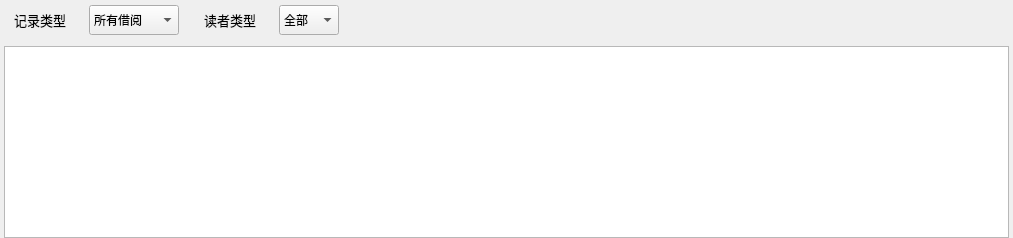
               <widget class="QWidget" name="page_mamager">
                <layout class="QGridLayout" name="gridLayout_65">
                 <property name="leftMargin">
                  <number>4</number>
                 </property>
                 <property name="topMargin">
                  <number>0</number>
                 </property>
                 <property name="rightMargin">
                  <number>4</number>
                 </property>
                 <property name="bottomMargin">
                  <number>0</number>
                 </property>
                 <property name="horizontalSpacing">
                  <number>0</number>
                 </property>
                 <item row="0" column="0">
                  <widget class="QWidget" name="widget__recordTop_2" native="true">
                   <property name="minimumSize">
                    <size>
                     <width>0</width>
                     <height>40</height>
                    </size>
                   </property>
                   <property name="maximumSize">
                    <size>
                     <width>16777215</width>
                     <height>40</height>
                    </size>
                   </property>
                   <layout class="QGridLayout" name="gridLayout_64">
                    <property name="leftMargin">
                     <number>0</number>
                    </property>
                    <property name="topMargin">
                     <number>0</number>
                    </property>
                    <property name="rightMargin">
                     <number>0</number>
                    </property>
                    <property name="bottomMargin">
                     <number>0</number>
                    </property>
                    <property name="spacing">
                     <number>0</number>
                    </property>
                    <item row="0" column="3">
                     <widget class="QComboBox" name="cBox_recordType_manager">
                      <property name="minimumSize">
                       <size>
                        <width>90</width>
                        <height>30</height>
                       </size>
                      </property>
                      <property name="maximumSize">
                       <size>
                        <width>90</width>
                        <height>16777215</height>
                       </size>
                      </property>
                      <property name="font">
                       <font>
                        <family>微软雅黑</family>
                        <pointsize>9</pointsize>
                        <bold>false</bold>
                       </font>
                      </property>
                      <item>
                       <property name="text">
                        <string>所有借阅</string>
                       </property>
                      </item>
                      <item>
                       <property name="text">
                        <string>当前借阅</string>
                       </property>
                      </item>
                      <item>
                       <property name="text">
                        <string>超期借阅</string>
                       </property>
                      </item>
                      <item>
                       <property name="text">
                        <string>遗失借阅</string>
                       </property>
                      </item>
                      <item>
                       <property name="text">
                        <string>被拒借阅</string>
                       </property>
                      </item>
                      <item>
                       <property name="text">
                        <string>历史借阅</string>
                       </property>
                      </item>
                     </widget>
                    </item>
                    <item row="0" column="7">
                     <widget class="QComboBox" name="cBox_recordReaderType_manager">
                      <property name="minimumSize">
                       <size>
                        <width>60</width>
                        <height>30</height>
                       </size>
                      </property>
                      <property name="maximumSize">
                       <size>
                        <width>60</width>
                        <height>16777215</height>
                       </size>
                      </property>
                      <property name="font">
                       <font>
                        <family>微软雅黑</family>
                        <pointsize>9</pointsize>
                        <bold>false</bold>
                       </font>
                      </property>
                      <item>
                       <property name="text">
                        <string>全部</string>
                       </property>
                      </item>
                      <item>
                       <property name="text">
                        <string>教师</string>
                       </property>
                      </item>
                      <item>
                       <property name="text">
                        <string>学生</string>
                       </property>
                      </item>
                     </widget>
                    </item>
                    <item row="0" column="4">
                     <spacer name="horizontalSpacer_39">
                      <property name="orientation">
                       <enum>Qt::Horizontal</enum>
                      </property>
                      <property name="sizeType">
                       <enum>QSizePolicy::Maximum</enum>
                      </property>
                      <property name="sizeHint" stdset="0">
                       <size>
                        <width>15</width>
                        <height>20</height>
                       </size>
                      </property>
                     </spacer>
                    </item>
                    <item row="0" column="2">
                     <widget class="QLabel" name="label_38">
                      <property name="minimumSize">
                       <size>
                        <width>75</width>
                        <height>40</height>
                       </size>
                      </property>
                      <property name="maximumSize">
                       <size>
                        <width>75</width>
                        <height>40</height>
                       </size>
                      </property>
                      <property name="font">
                       <font>
                        <family>微软雅黑</family>
                        <pointsize>10</pointsize>
                        <bold>false</bold>
                       </font>
                      </property>
                      <property name="text">
                       <string>记录类型</string>
                      </property>
                     </widget>
                    </item>
                    <item row="0" column="8">
                     <spacer name="horizontalSpacer_42">
                      <property name="orientation">
                       <enum>Qt::Horizontal</enum>
                      </property>
                      <property name="sizeType">
                       <enum>QSizePolicy::Minimum</enum>
                      </property>
                      <property name="sizeHint" stdset="0">
                       <size>
                        <width>10</width>
                        <height>20</height>
                       </size>
                      </property>
                     </spacer>
                    </item>
                    <item row="0" column="6">
                     <widget class="QLabel" name="label_86">
                      <property name="minimumSize">
                       <size>
                        <width>75</width>
                        <height>40</height>
                       </size>
                      </property>
                      <property name="maximumSize">
                       <size>
                        <width>75</width>
                        <height>40</height>
                       </size>
                      </property>
                      <property name="font">
                       <font>
                        <family>微软雅黑</family>
                        <pointsize>10</pointsize>
                        <bold>false</bold>
                       </font>
                      </property>
                      <property name="text">
                       <string>读者类型</string>
                      </property>
                     </widget>
                    </item>
                    <item row="0" column="10">
                     <spacer name="horizontalSpacer_40">
                      <property name="orientation">
                       <enum>Qt::Horizontal</enum>
                      </property>
                      <property name="sizeHint" stdset="0">
                       <size>
                        <width>500</width>
                        <height>20</height>
                       </size>
                      </property>
                     </spacer>
                    </item>
                    <item row="0" column="0">
                     <spacer name="horizontalSpacer_38">
                      <property name="orientation">
                       <enum>Qt::Horizontal</enum>
                      </property>
                      <property name="sizeType">
                       <enum>QSizePolicy::Maximum</enum>
                      </property>
                      <property name="sizeHint" stdset="0">
                       <size>
                        <width>10</width>
                        <height>20</height>
                       </size>
                      </property>
                     </spacer>
                    </item>
                    <item row="0" column="9">
                     <widget class="QLabel" name="lab_recordNum_manager">
                      <property name="minimumSize">
                       <size>
                        <width>160</width>
                        <height>40</height>
                       </size>
                      </property>
                      <property name="maximumSize">
                       <size>
                        <width>160</width>
                        <height>40</height>
                       </size>
                      </property>
                      <property name="font">
                       <font>
                        <family>微软雅黑</family>
                        <pointsize>9</pointsize>
                        <bold>false</bold>
                       </font>
                      </property>
                      <property name="text">
                       <string/>
                      </property>
                     </widget>
                    </item>
                    <item row="0" column="5">
                     <widget class="QLabel" name="label">
                      <property name="minimumSize">
                       <size>
                        <width>10</width>
                        <height>0</height>
                       </size>
                      </property>
                      <property name="maximumSize">
                       <size>
                        <width>10</width>
                        <height>16777215</height>
                       </size>
                      </property>
                      <property name="text">
                       <string/>
                      </property>
                     </widget>
                    </item>
                   </layout>
                  </widget>
                 </item>
                 <item row="1" column="0">
                  <widget class="QTableView" name="tableView_readerRecord_manager"/>
                 </item>
                </layout>
               </widget>
